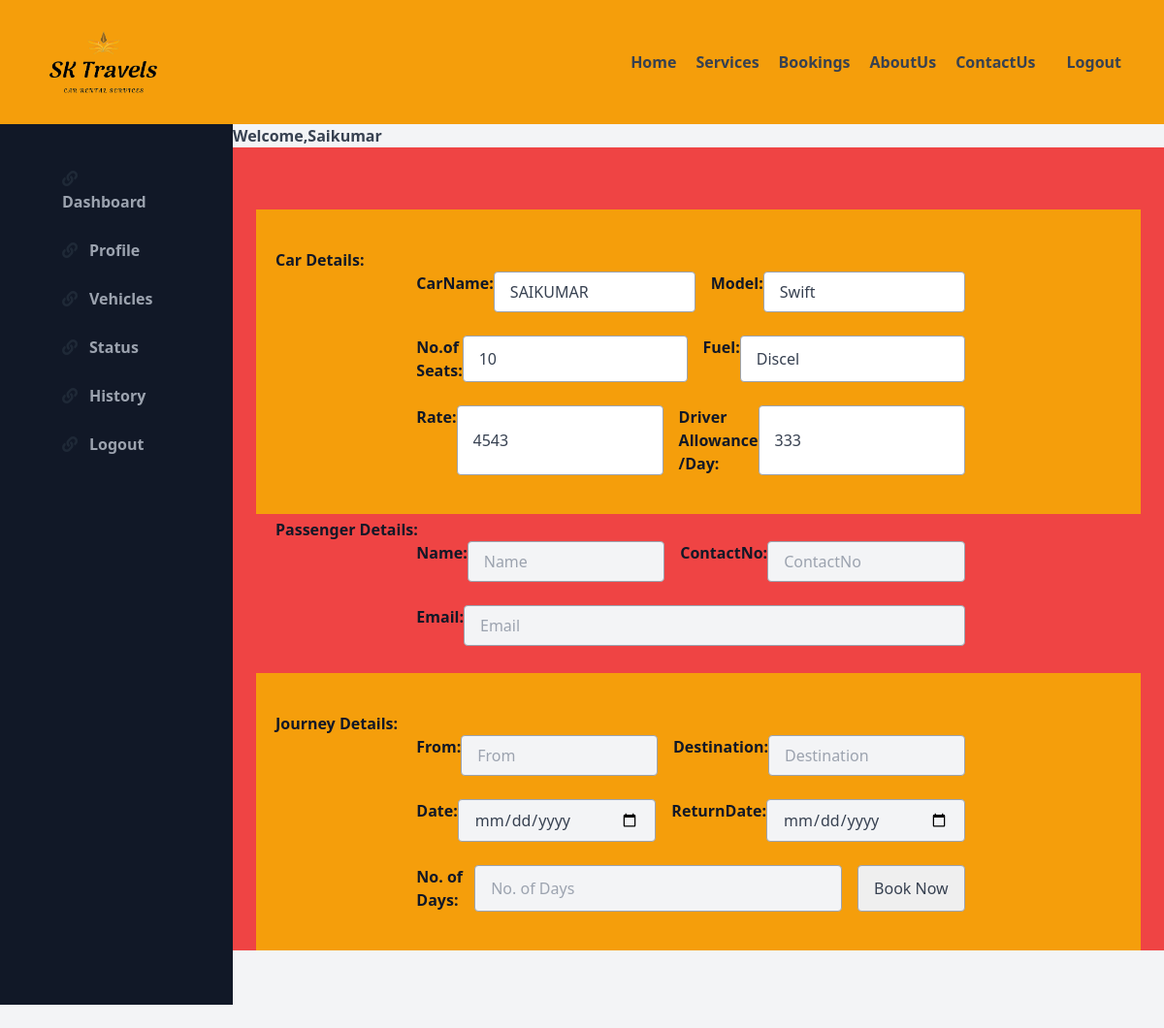
Screenshot of /Reservation.php?id=24 (signed in) with the database file from the repository.
### tables this page shows
CREATE TABLE `car_register` (
  `id` int(11) NOT NULL AUTO_INCREMENT,
  `Pic` varchar(255) DEFAULT NULL,
  `vehicle_type` varchar(255) DEFAULT NULL,
  `Name` varchar(255) DEFAULT NULL,
  `Model` varchar(255) DEFAULT NULL,
  `Seats` varchar(255) DEFAULT NULL,
  `Rate` varchar(255) DEFAULT NULL,
  `Driver` varchar(255) DEFAULT NULL,
  `Registration_No` varchar(255) DEFAULT NULL,
  `Engine_No` varchar(255) DEFAULT NULL,
  `Insurance` varchar(255) DEFAULT NULL,
  `Insurance_Start` varchar(255) DEFAULT NULL,
  `Insurance_Expiry` varchar(255) DEFAULT NULL,
  `Fuel` varchar(255) DEFAULT NULL,
  PRIMARY KEY (`id`)
);

### Reservation.php (the view, shortened to what this page needs)
<!DOCTYPE html>
<html lang="en">
   <head>
      <link href="https://unpkg.com/tailwindcss/dist/tailwind.min.css" rel="stylesheet">
      <link href="https://afeld.github.io/emoji-css/emoji.css" rel="stylesheet">
      <link rel="stylesheet" href="https://use.fontawesome.com/releases/v5.8.2/css/all.css">
   </head>
   <body class="bg-gray-100 font-sans leading-normal tracking-normal">
      <header class="text-gray-700 body-font">
         <div style ="box-shadow: 1px 1px 20px 1px grey;" class="container-fluid  bg-yellow-500 mx-auto flex flex-wrap p-8 flex-col md:flex-row items-center">
            <a class="flex title-font font-medium items-center text-gray-900 mb-4 md:mb-0">
               <img style="width: 150px;"src="images/logos.png">
      </a>
      <nav class="md:ml-auto flex flex-wrap items-center text-base justify-center">
         <a href="index.php"class="mr-5 hover:text-orange-500"><b>Home</b></a>
         <a class="mr-5 hover:text-gray-900"><b>Services</b></a>
         <a class="mr-5 hover:text-gray-900"><b>Bookings</b></a>
         <a class="mr-5 hover:text-gray-900"><b>AboutUs</b></a>
         <a class="mr-5 hover:text-gray-900"><b>ContactUs</b></a>
      </nav>
      <button class="inline-flex items-center bg-orange-400 border-0 py-1 px-3 focus:outline-none hover:bg-gray-300 rounded text-base mt-4 md:mt-0"><b><a href="Logout.php"><a href="Login.php">Logout</a></b>
</button>
</div>
<div class="flex md:flex-row-reverse flex-wrap">
<div class="w-full md:w-4/5 bg-gray-100">
	<h1><b>Welcome,<?php echo $_SESSION['username']?></b></h1>
<div class="container bg-red-500 mb-20 pt-16 px-6">
<form action="" method="post">
      <section class="text-black-500 body-font">
  <div class="container px-5 py-10 mx-auto  bg-yellow-500">
    <?php
               include 'connection.php';
               $fetch_id=$_GET['id'];
               $query="select *from car_register where id='$fetch_id'";
               $prepare_select=mysqli_query($con,$query);
               $array_data=mysqli_fetch_array($prepare_select);
               ?>
    <h2 class="text-gray-900"><b>Car Details:</b></h2>
    <div class="flex lg:w-2/3 w-full sm:flex-row flex-col mx-auto px-8 sm:px-0 ">
     <label class="text-gray-900"><b>CarName:</b></label>
      <input class=" flex-grow w-full  bg-white rounded border border-gray-400 focus:outline-none focus:border-indigo-500 text-base px-4 py-2 mr-4 mb-4 sm:mb-0 " readonly type="text" value="<?php echo $array_data['Name']?>" name="carname">
      <label class="text-gray-900"><b>Model:</b></label>
      <input class="flex-grow w-full  bg-white rounded border border-gray-400  focus:outline-none focus:border-indigo-500 text-base px-4 py-2 mr-4 mb-4 sm:mb-0" readonly  type="email" value="<?php echo $array_data['Model']?>"name="model">
    </div><br>
     <div class="flex lg:w-2/3 w-full sm:flex-row flex-col mx-auto px-8 sm:px-0">
      <label class="text-gray-900"><b>No.of Seats:</b></label>
      <input class="flex-grow w-full  bg-white rounded border border-gray-400  focus:outline-none focus:border-indigo-500 text-base px-4 py-2 mr-4 mb-4 sm:mb-0" readonly type="text" value="<?php echo $array_data['Seats']?>"name="seats">
      <label class="text-gray-900"><b>Fuel:</b></label>
      <input class="flex-grow w-full  bg-white rounded border border-gray-400  focus:outline-none focus:border-indigo-500 text-base px-4 py-2 mr-4 mb-4 sm:mb-0" readonly type="email" value="<?php echo $array_data['Fuel']?>"name="fuel">
    </div><br>
     <div class="flex lg:w-2/3 w-full sm:flex-row flex-col mx-auto px-8 sm:px-0">
      <label class="text-gray-900"><b>Rate:</b></label>
      <input class="flex-grow w-full  bg-white rounded border border-gray-400  focus:outline-none focus:border-indigo-500 text-base px-4 py-2 mr-4 mb-4 sm:mb-0" readonly type="text" value="<?php echo $array_data['Rate']?>"name="rate">
      <label class="text-gray-900"><b>Driver Allowance /Day:</b></label>
      <input class="flex-grow w-full  bg-white rounded border border-gray-400  focus:outline-none focus:border-indigo-500 text-base px-4 py-2 mr-4 mb-4 sm:mb-0" readonly  type="email" value="<?php echo $array_data['Driver']?>"name="driver">
    </div>
  </div>
</section>
      <section class="text-gray-700 body-font">
  <div class="container px-5 py-1 mx-auto  bg-orange-400">
    <h2 class="text-gray-900"><b>Passenger Details:</b></h2>
    <div class="flex lg:w-2/3 w-full sm:flex-row flex-col mx-auto px-8 sm:px-0 ">
      <label class="text-gray-900"><b>Name:</b></label>
      <input class="flex-grow w-full bg-gray-100 rounded border border-gray-400 focus:outline-none focus:border-indigo-500 text-base px-4 py-2 mr-4 mb-4 sm:mb-0" placeholder="Name" type="text"name="passname">
      <label class="text-gray-900"><b>ContactNo:</b></label>
      <input class="flex-grow w-full bg-gray-100 rounded border border-gray-400 focus:outline-none focus:border-indigo-500 text-base px-4 py-2 mr-4 mb-4 sm:mb-0" placeholder="ContactNo" type="number"name="contact">
    </div><br>
     <div class="flex lg:w-2/3 w-full sm:flex-row flex-col mx-auto px-8 sm:px-0">
      <label class="text-gray-900"><b>Email:</b></label>
      <input class="flex-grow w-full bg-gray-100 rounded border border-gray-400 focus:outline-none focus:border-indigo-500 text-base px-4 py-2 mr-4 mb-4 sm:mb-0" placeholder="Email" type="email"name="email">
    </div><br>
  </div>
</section>
     <section class="text-gray-700 body-font">
  <div class="container px-5 py-10 mx-auto bg-yellow-500">
    <h2 class="text-gray-900"><b>Journey Details:</b></h2>
    <div class="flex lg:w-2/3 w-full sm:flex-row flex-col mx-auto px-8 sm:px-0 ">
      <label class="text-gray-900"><b>From:</b></label>
      <input class="flex-grow w-full bg-gray-100 rounded border border-gray-400 focus:outline-none focus:border-indigo-500 text-base px-4 py-2 mr-4 mb-4 sm:mb-0" placeholder="From" type="text"name="from">
      <label class="text-gray-900"><b>Destination:</b></label>
      <input class="flex-grow w-full bg-gray-100 rounded border border-gray-400 focus:outline-none focus:border-indigo-500 text-base px-4 py-2 mr-4 mb-4 sm:mb-0" placeholder="Destination" type="text"name="to">
    </div><br>
     <div class="flex lg:w-2/3 w-full sm:flex-row flex-col mx-auto px-8 sm:px-0">
      <label class="text-gray-900"><b>Date:</b></label>
      <input class="flex-grow w-full bg-gray-100 rounded border border-gray-400 focus:outline-none focus:border-indigo-500 text-base px-4 py-2 mr-4 mb-4 sm:mb-0" placeholder="Full Name" type="date"name="jdate">
      <label class="text-gray-900"><b>ReturnDate:</b></label>
      <input class="flex-grow w-full bg-gray-100 rounded border border-gray-400 focus:outline-none focus:border-indigo-500 text-base px-4 py-2 mr-4 mb-4 sm:mb-0" placeholder="Email" type="date"
      name="rdate">
    </div><br>
     <div class="flex lg:w-2/3 w-full sm:flex-row flex-col mx-auto px-8 sm:px-0">
      <label class="text-gray-900"><b>No. of Days:</b></label>
      <input class="flex-grow w-full bg-gray-100 rounded border border-gray-400 focus:outline-none focus:border-indigo-500 text-base px-4 py-2 mr-4 mb-4 sm:mb-0" placeholder="No. of Days" type="number"name="count">
      <input class="flex-grow w-auto bg-orange-500 rounded border border-gray-400 focus:outline-none focus:border-indigo-500 text-base px-4 py-2 mr-4 mb-4 sm:mb-0" value="Book Now" type="submit"name="book">
    </div>
  </div>
</section>
</form>
<div class="w-full h-auto mt-32 md:w-1/5 bg-gray-900 md:bg-gray-900 px-10 text-center fixed bottom-0 mb-6 md:pt-8 md:top-0 md:left-0 h-auto md:h-fullmd:border-r-4 md:border-gray-600">
<div class="md:relative mx-auto lg:float-right lg:px-5 ">
<ul class="list-reset flex flex-row md:flex-col text-center md:text-left">
      <li class="mr-3 flex-1">
      <a href="CustomerDashboard.php" class="block py-1 md:py-3 pl-1 align-middle text-gray-800 no-underline hover:text-pink-500 border-b-2 border-gray-800 md:border-gray-900 hover:border-pink-500">
         <i class="fas fa-link pr-0 md:pr-3"></i>
         <span class="pb-1 md:pb-0 text-xs md:text-base text-gray-600 md:text-gray-400 block md:inline-block"><b>Dashboard</b></span>
      </a>
   </li>
   <li class="mr-3 flex-1">
      <a href="CustProfile.php" class="block py-1 md:py-3 pl-1 align-middle text-gray-800 no-underline hover:text-pink-500 border-b-2 border-gray-800 md:border-gray-900 hover:border-pink-500">
         <i class="fas fa-link pr-0 md:pr-3"></i><span class="pb-1 md:pb-0 text-xs md:text-base text-gray-600 md:text-gray-400 block md:inline-block"><b>Profile</b></span>
      </a>
   </li>
   <li class="mr-3 flex-1">
      <a href="#" class="block py-1 md:py-3 pl-1 align-middle text-gray-800 no-underline hover:text-pink-500 border-b-2 border-gray-800 md:border-gray-900 hover:border-pink-500">
         <i class="fas fa-link pr-0 md:pr-3"></i><span class="pb-1 md:pb-0 text-xs md:text-base text-gray-600 md:text-gray-400 block md:inline-block"><b>Vehicles</b></span>
      </a>
   </li>
   <li class="mr-3 flex-1">
      <a href="#" class="block py-1 md:py-3 pl-1 align-middle text-gray-800 no-underline hover:text-pink-500 border-b-2 border-gray-800 md:border-gray-900 hover:border-pink-500">
         <i class="fas fa-link pr-0 md:pr-3"></i><span class="pb-1 md:pb-0 text-xs md:text-base text-gray-600 md:text-gray-400 block md:inline-block"><b>Status</b></span>
      </a>
   </li>
   <li class="mr-3 flex-1">
      <a href="#" class="block py-1 md:py-3 pl-1 align-middle text-gray-800 no-underline hover:text-pink-500 border-b-2 border-gray-800 md:border-gray-900 hover:border-pink-500">
         <i class="fas fa-link pr-0 md:pr-3"></i><span class="pb-1 md:pb-0 text-xs md:text-base text-gray-600 md:text-gray-400 block md:inline-block"><b>History</b></span>
      </a>
   </li>
   <li class="mr-3 flex-1">
      <a href="#" class="block py-1 md:py-3 pl-1 align-middle text-gray-800 no-underline hover:text-pink-500 border-b-2 border-gray-800 md:border-gray-900 hover:border-pink-500">
         <i class="fas fa-link pr-0 md:pr-3"></i><span class="pb-1 md:pb-0 text-xs md:text-base text-gray-600 md:text-gray-400 block md:inline-block"><b>Logout</b></span>
      </a>
   </li>
</ul>
</div>
</div>
</div>
</header>
</body>
</html>

### rows the page displays
car_register: carname "SAIKUMAR", model "Swift", seats "10", fuel "Discel", rate "4543", driver "333"

### other values shown
$_SESSION['username'] "Saikumar"
